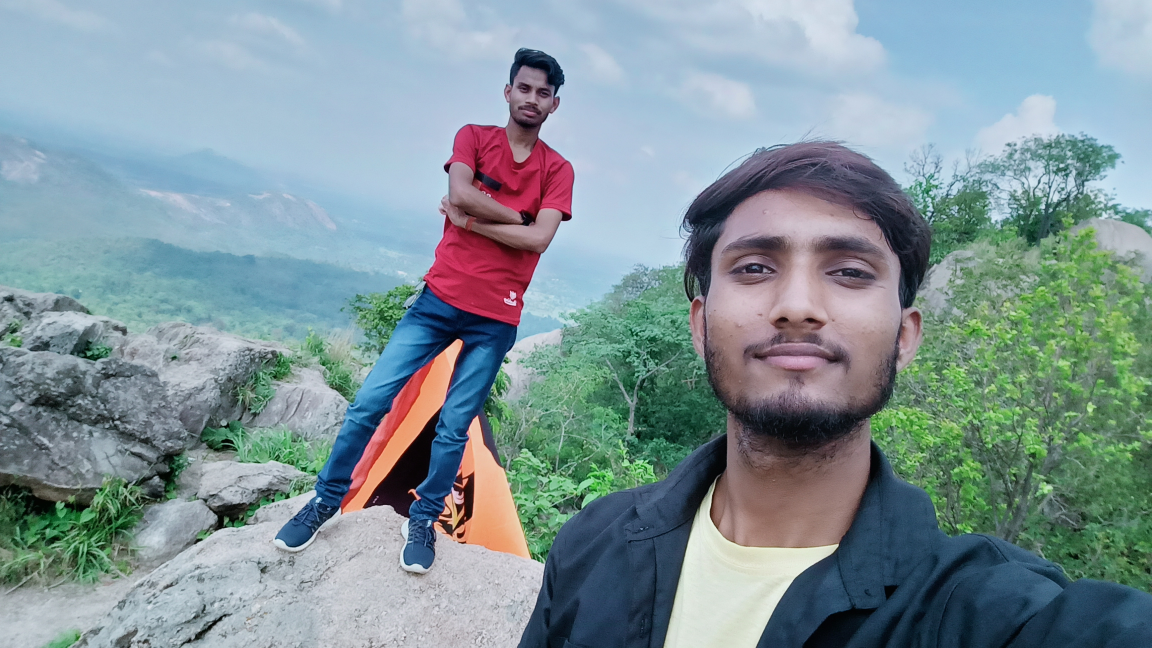
#> input picture backend/uploads/1702831898560-IMG20230702135506.jpg, 4608 x 2592 px (shown at 1/4 size); its folder holds 4 pictures in this run
$ python getAllFaces.py ../uploads/1702831885933-IMG20230702164557.jpg ../uploads/1702831898560-IMG20230702135506.jpg
#> lines starting #> are read from the running program, lines starting #| are printed output that depends on the picture
import cv2
import os
import uuid
import sys


def getAllFace(img):
    face_cascade = cv2.CascadeClassifier(cv2.data.haarcascades + 'haarcascade_frontalface_default.xml')
    image = cv2.imread('../uploads/'+img)
#> image is the input picture: shape (2592, 4608, 3); mean B, G, R 152.6, 147.6, 128.2

    gray = cv2.cvtColor(image, cv2.COLOR_BGR2GRAY)
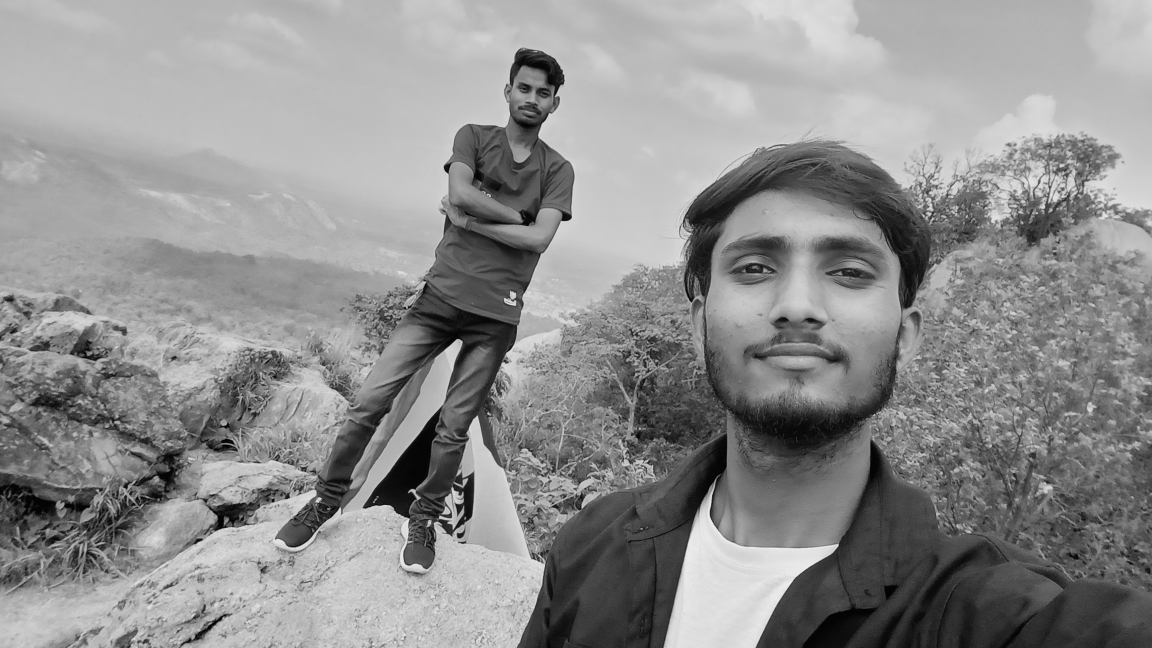
#> gray: shape (2592, 4608) (shown at 1/4 size); min 0, max 250, mean 142.4

    face = face_cascade.detectMultiScale(gray, scaleFactor=1.1, minNeighbors=5, minSize=(30, 30))
#> face = [[2072, 1790, 55, 55], [2080, 1476, 55, 55], [4165, 1627, 59, 59], [3621, 1821, 62, 62], [582, 1831, 62, 62], [1245, 1813, 67, 67], [2016, 274, 224, 224], [2730, 688, 955, 955]]

    output_folder = '../extracted_faces'
    os.makedirs(output_folder, exist_ok=True)

    arr = []

    for i, (x,y,w,h) in enumerate(face):
        face = image[y:y + h, x:x+w]
        file_name = uuid.uuid4().hex
        face_filename = os.path.join(output_folder, f'{file_name}.jpg')
        cv2.imwrite(face_filename, face)
        arr.append(file_name)
#> this loop made 8 passes
#> (x, y, w, h, file_name) on passes 1 to 7: (2072, 1790, 55, 55, 'b82838bb80464ec99deb3b2a4340f623'), (2080, 1476, 55, 55, '0133b825b13f4a59a87887e139cbbb80'), (4165, 1627, 59, 59, 'bbb8b42f556c45949efeb3b31ff33007'), (3621, 1821, 62, 62, '9981ce8b15c447e899937f61224c8831'), (582, 1831, 62, 62, '48ecaa2de6b548268d9b1e98ef64bb98'), (1245, 1813, 67, 67, 'cb934c33262540fa8eb4944094cf67ac'), (2016, 274, 224, 224, 'ee8dc4c6b25343a4bdc1b4a29424af71')
#> pass 1, in getAllFace, `face = image[y:y + h, x:x+w]`:
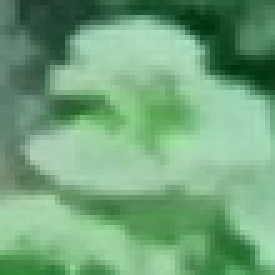
#> face: shape (55, 55, 3) (shown 5 times larger); mean B, G, R 123.8, 164.3, 113.8
#> pass 2, in getAllFace, `face = image[y:y + h, x:x+w]`:
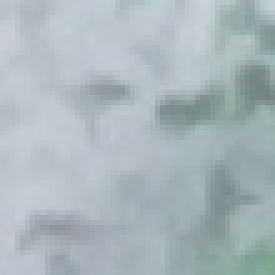
#> face: shape (55, 55, 3) (shown 5 times larger); mean B, G, R 187.8, 182.9, 170.4
#> pass 3, in getAllFace, `face = image[y:y + h, x:x+w]`:
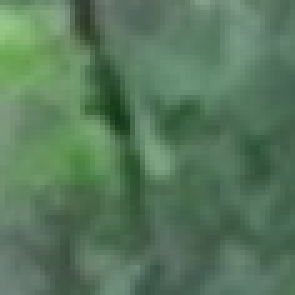
#> face: shape (59, 59, 3) (shown 5 times larger); mean B, G, R 92, 119.9, 87.4
#> after the loop, arr = 8 items
    cv2.destroyAllWindows()
    print(arr)
#> (printed output is left out)
getAllFace(sys.argv[2])

$ run again, on backend/uploads/1702831975408-IMG20230903102517.jpg
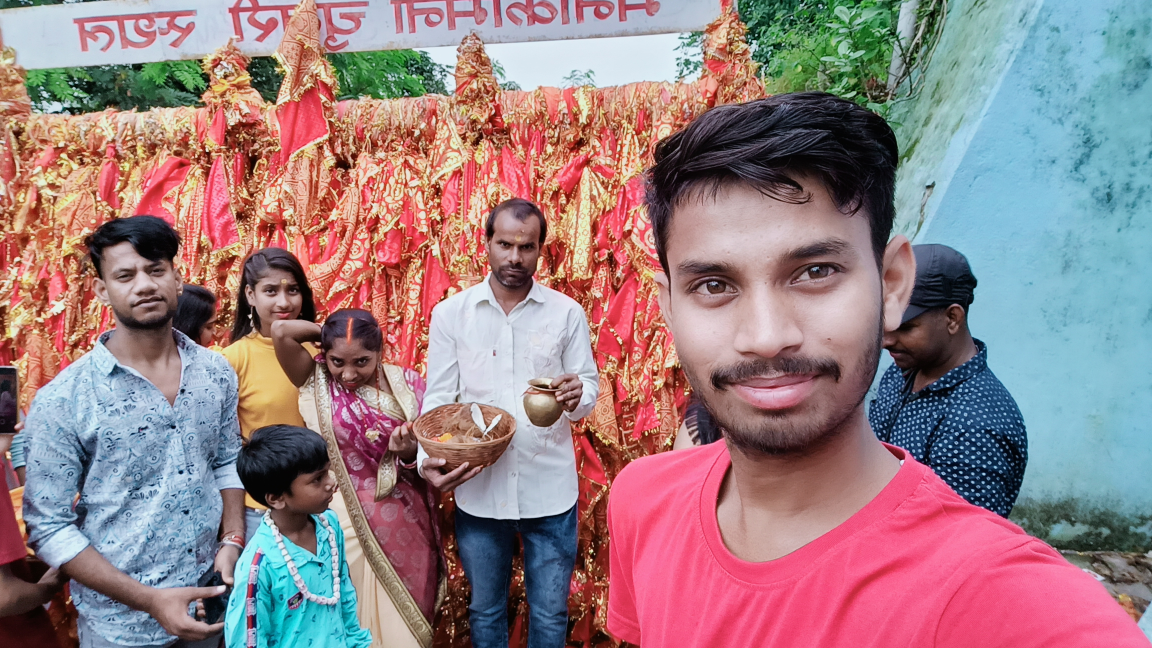
#> input picture backend/uploads/1702831975408-IMG20230903102517.jpg, 4608 x 2592 px (shown at 1/4 size)
#> in getAllFace, image is the input picture: shape (2592, 4608, 3); mean B, G, R 131.8, 127.2, 152.6
#> in getAllFace, `gray = cv2.cvtColor(image, cv2.COLOR_BGR2GRAY)`:
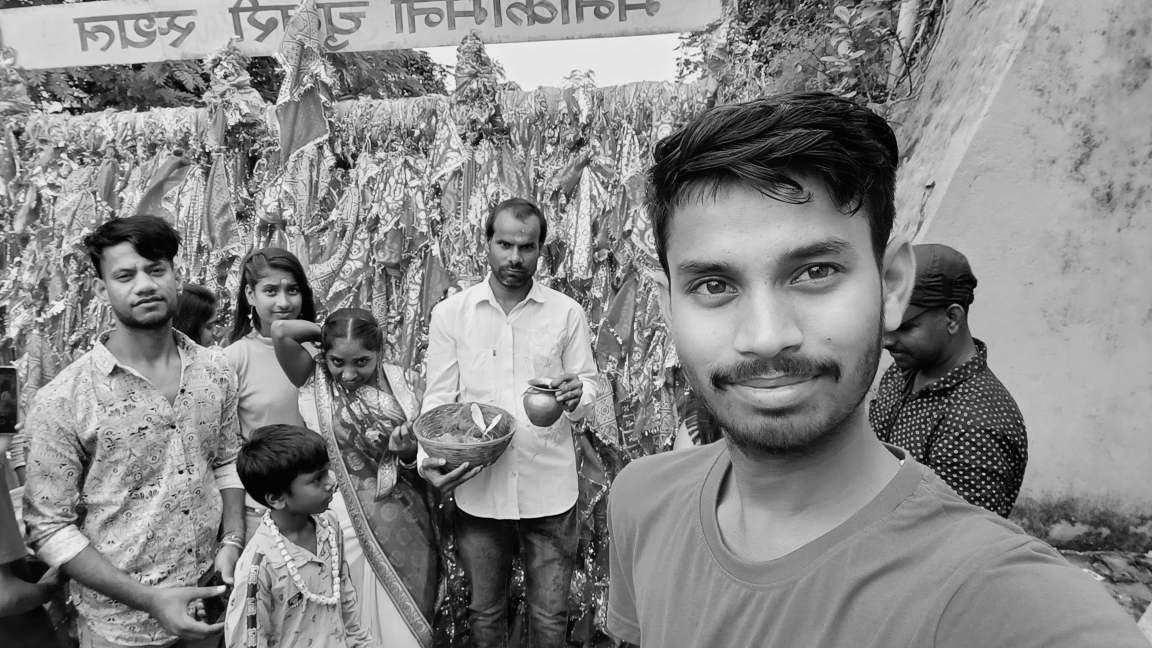
#> gray: shape (2592, 4608) (shown at 1/4 size); min 0, max 250, mean 135.3
#> in getAllFace, `face = face_cascade.detectMultiScale(gray, scaleFactor=1.1, minNeighbo..`: face = 20 rows, first 6: [1190, 738, 36, 36], [1314, 2176, 40, 40], [1652, 636, 50, 50], [787, 2040, 50, 50], [907, 1121, 59, 59], [1624, 1195, 64, 64]
#> the loop in getAllFace, `for i, (x,y,w,h) in enumerate(face):` made 20 passes
#> (x, y, w, h, file_name) on passes 1 to 8: (1190, 738, 36, 36, 'e1947ec4304f45be8452b54bd2b30f0b'), (1314, 2176, 40, 40, '58139593361e47868b94edde8a89d6df'), (1652, 636, 50, 50, '0866c5ea9ffc4082b0ae6f3fa549f1ac'), (787, 2040, 50, 50, 'dcceb32852fb4091a8bacf7926c8a1c8'), (907, 1121, 59, 59, 'c245ff2b56424081b8683607043e9f25'), (1624, 1195, 64, 64, 'b1536095eb2e4afba89792864a5468b6'), (576, 2160, 57, 57, '119747d184ae47a198548be5343bb931'), (1946, 754, 68, 68, '4cd0683d5974463183d491d5a6fa70a8')
#> pass 3, in getAllFace, `face = image[y:y + h, x:x+w]`:
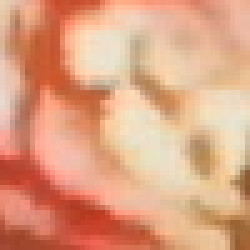
#> face: shape (50, 50, 3) (shown 5 times larger); mean B, G, R 130.7, 162.1, 222.6
#> after the loop in getAllFace, `for i, (x,y,w,h) in enumerate(face):`: arr = 20 items
#> (printed output is left out)
